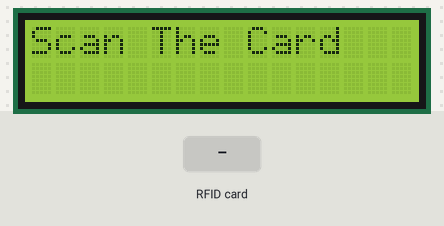
Simulated run of this sketch. Board: ESP8266 (NodeMCU). Parts: 16×2 character LCD. The inputs (shaded band) are chosen by the test bench. What the sketch prints to the serial monitor is not drawn.

Above: at 3.3 s.
3.4 s: RFID card E3 51 55 05 held to the reader
At 3.9 s:
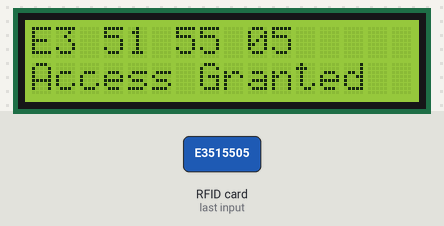
At 4.9 s:
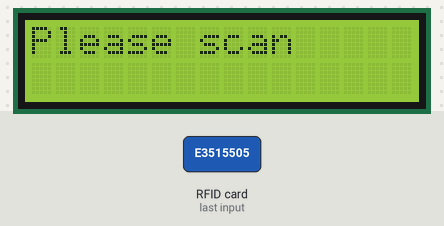
5.6 s: RFID card 5E 7A 19 C4 held to the reader
At 6.2 s:
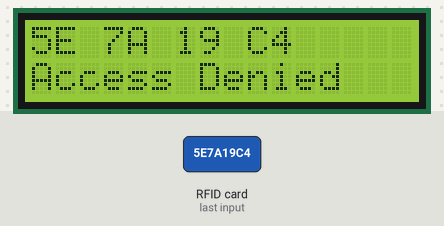
Timing chart, 0 to 8.6 s (numbered marks = the images above; inputs shaded):
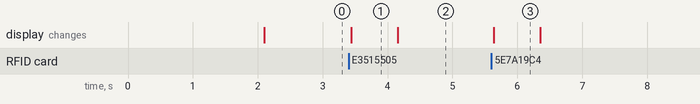

The sketch:

rfid_display.ino
```cpp
#include <SPI.h>
#include <MFRC522.h>
#include<Wire.h>
#include<LiquidCrystal_I2C.h>
LiquidCrystal_I2C lcd(0x3F, 16, 2);
/*
In the ESP8266, D3 pin is RST_PIN and
D4 pin is SS_PIN
*/
#define RST_PIN D3
#define SS_PIN D4

MFRC522 reader(SS_PIN, RST_PIN);
MFRC522::MIFARE_Key key;
void setup()
{
  Serial.begin(9600);
  while (!Serial)
  {
  }
  lcd.begin();
  lcd.backlight();
  lcd.clear();
  lcd.print("Tech For FUN");
  lcd.setCursor(0,1);
  lcd.print("Subscribe");
  delay(2000);
  lcd.clear();
  lcd.print("Scan The Card");
  SPI.begin();
  reader.PCD_Init();
  delay(4);
  for (byte i = 0; i < 6; i++)
  {
    key.keyByte[i] = 0xFF;
  }
  Serial.println("Ready!");
}

void loop()
{
 if (!reader.PICC_IsNewCardPresent())
  {
    return;
  }
 if (!reader.PICC_ReadCardSerial())
  {
    return;
  }
 String serial = "";
  for (int x = 0; x < reader.uid.size; x++)
  {
    if (reader.uid.uidByte[x] < 0x10)
    {
      serial += "0";
    }
    serial += String(reader.uid.uidByte[x], HEX);
    if (x + 1 != reader.uid.size)
    {
      serial += " ";
    }
  }
  serial.toUpperCase();
  Serial.println("Read serial is: " + serial);
  lcd.clear();
  lcd.print(serial);
  if(serial=="E3 51 55 05"){
    lcd.setCursor(0,1);
    lcd.print("Access Granted");
    delay(700);
    lcd.clear();
    lcd.print("Please scan ");
   }
  else{
    lcd.setCursor(0,1);
    lcd.print("Access Denied");
    delay(700);
    lcd.clear();
    lcd.print("Please scan ");
   }
  reader.PICC_HaltA();
  reader.PCD_StopCrypto1();
}
```

Measured:
- after the input at 3.4 s, the display: changes at once (image 1)
- after the input at 5.6 s, the display: changes at once (image 3)
- what the display in image 1 shows lasts 0.8 s, from 3.4 s to 4.2 s
